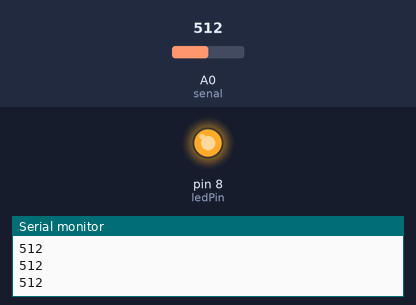
Bench run of a sketch on a simulated Arduino Uno, built with avr-gcc and run on an emulated ATmega328P. Parts: output pins drawn as LEDs (lit = HIGH), the last lines printed to the serial monitor. The inputs (shaded band) are chosen by the test bench; at power-on: A0 (senal) = 512.

Above: at 1.2 s.
1.3 s: A0 (senal) set to 53
2.8 s: A0 (senal) set to 48
At 3.7 s:
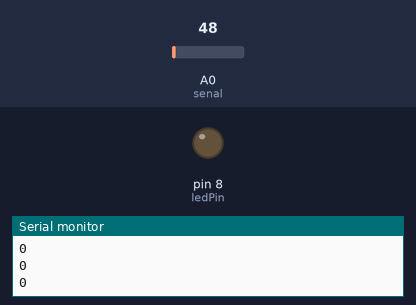
4.3 s: A0 (senal) set to 122
At 5.1 s:
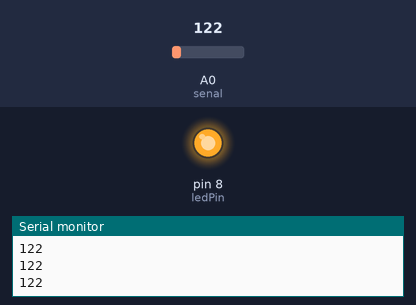
5.8 s: A0 (senal) set to 40
At 6.5 s:
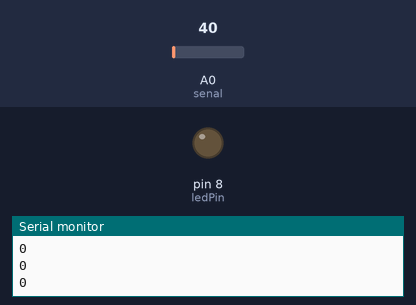
Timing chart, 0 to 8.3 s (numbered marks = the images above; inputs shaded):
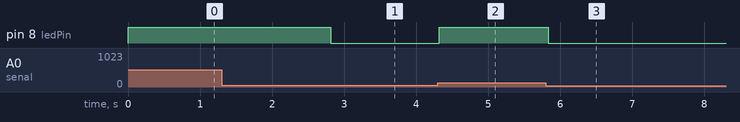

The sketch:

Practicasensorled.ino
```cpp
int senal = A0;  //Conectar en el pin analogico A0 
int valor;
int ledPin=8;

void setup(){
  pinMode(ledPin,OUTPUT);
  Serial.begin(9600);  //Activar puerto serial 
  }


void loop(){
  valor = analogRead(senal); //Lectura señal anañogica 
  if(valor>50){
    Serial.println(valor);
    digitalWrite(ledPin,1);
   }
   else{
    Serial.println(0);
    digitalWrite(ledPin,0);
   }
   delay(50);
  }


  /*
  if(valor >= 30 && 50 >= valor){ 
  Serial.println("No hay pulso");  
  } 

  else{ 
  Serial.println("Hay pulso"); 
  } */
```

Measured:
- the behaviour switches between 51 and 50 on A0 (senal) (found by bisection; images 0 and 1)
- after the input at 2.8 s, pin 8 (ledPin): HIGH → LOW at once
- after the input at 4.3 s, pin 8 (ledPin): LOW → HIGH at once
- after the input at 5.8 s, pin 8 (ledPin): HIGH → LOW at once
